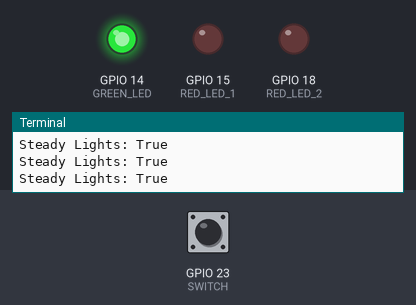
This program was run on a simulated Raspberry Pi (BCM pin numbers). Shown: output pins drawn as LEDs (lit = HIGH), the last lines printed to the terminal. Dashed ring = blinking. The test bench sets the inputs (shaded band); at power-on: GPIO 23 (SWITCH) LOW.

Above: at 1.2 s.
1.3 s: GPIO 23 (SWITCH) pulled HIGH for 0.15 s
At 1.67 s:
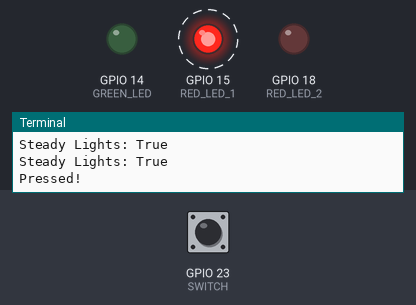
4.3 s: GPIO 23 (SWITCH) pulled HIGH for 1 s
At 5.15 s:
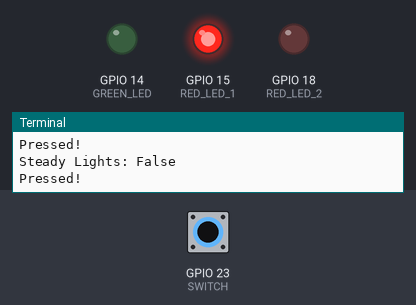
6.8 s: GPIO 23 (SWITCH) pulled HIGH for 3.2 s
At 7.31 s:
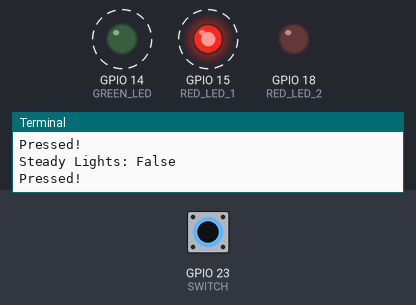
Timing chart, 0 to 11.4 s (numbered marks = the images above; inputs shaded):
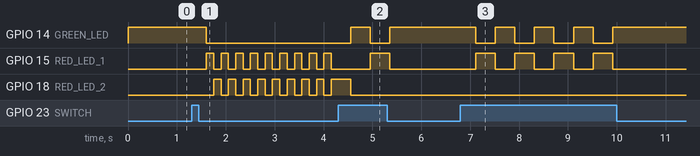

The program:

ArduinoProject2.py
```python
'''
    Arduino Project 2

    This project will try to recreate the 2nd project in the Arduino Starter Kit,
    but this time on the Raspberry Pi.
    For this we will need 3 OUTPUT pins for the LEDs, and one INPUT for the switch.
'''

import RPi.GPIO as GPIO
import time

# Pin declarations
SWITCH = 23
GREEN_LED = 14
RED_LED_1 = 15
RED_LED_2 = 18

# Some variables for the script
CYCLE_TIME = 0.15
steadyLight = True
isLight1Active = False
isLight2Active = False

# Setups
GPIO.setmode(GPIO.BCM) # referring to the pins by the "Broadcom SOC channel" number
GPIO.setup(GREEN_LED, GPIO.OUT)
GPIO.setup(RED_LED_1, GPIO.OUT)
GPIO.setup(RED_LED_2, GPIO.OUT)
GPIO.setup(SWITCH, GPIO.IN, pull_up_down=GPIO.PUD_DOWN)
GPIO.output(GREEN_LED, GPIO.LOW)
GPIO.output(RED_LED_1, GPIO.LOW)
GPIO.output(RED_LED_2, GPIO.LOW)

# Run Loop
try:
    while True:
        print(f'Steady Lights: {steadyLight}');
        if GPIO.input(SWITCH) == GPIO.HIGH:
            print('Pressed!');
            steadyLight = not steadyLight
            time.sleep(0.25)

        if steadyLight:
            GPIO.output(GREEN_LED, GPIO.HIGH)
            GPIO.output(RED_LED_1, GPIO.LOW)
            GPIO.output(RED_LED_2, GPIO.LOW)
            isLight1Active = False
            isLight2Active = False
        else:
            GPIO.output(GREEN_LED, GPIO.LOW)
            GPIO.output(RED_LED_1, GPIO.HIGH if not isLight2Active else GPIO.LOW)
            isLight1Active = not isLight1Active
            GPIO.output(RED_LED_2, GPIO.HIGH if not isLight1Active else GPIO.LOW)
            isLight2Active = not isLight2Active
        time.sleep(CYCLE_TIME)

except KeyboardInterrupt:
    GPIO.output(GREEN_LED, GPIO.LOW)
    GPIO.output(RED_LED_1, GPIO.LOW)
    GPIO.output(RED_LED_2, GPIO.LOW)
    GPIO.cleanup()
```

Measured:
- after the input at 1.3 s, GPIO 14 (GREEN_LED): HIGH → LOW after 0.30 s; GPIO 15 (RED_LED_1): alternates HIGH for 0.15 s and LOW for 0.15 s, starting after 0.30 s; GPIO 18 (RED_LED_2): alternates HIGH for 0.15 s and LOW for 0.15 s, starting after 0.45 s
- after the input at 4.3 s, GPIO 14 (GREEN_LED): LOW → HIGH after 0.26 s, → LOW 0.40 s later, → HIGH 0.40 s later
- after the input at 6.8 s, GPIO 14 (GREEN_LED): alternates HIGH for 0.40 s and LOW for 0.40 s, 8 changes in all, then stays HIGH, starting after 0.31 s; GPIO 15 (RED_LED_1): alternates HIGH for 0.40 s and LOW for 0.40 s, 8 changes in all, then stays LOW, starting after 0.31 s
